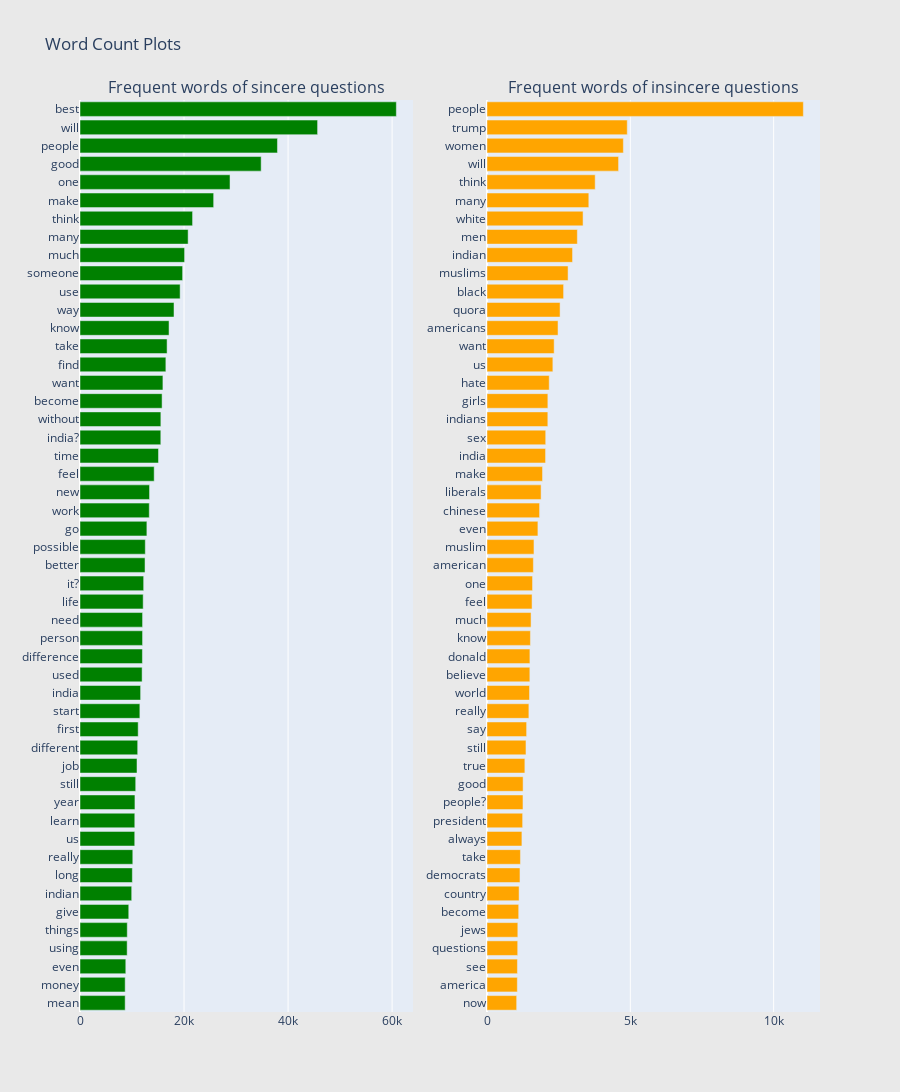

Notebook code cell kept with this figure:
### Markdown cell above
There seem to be a variety of words in there. <br>
Look at the most frequent words in each of the classes separately.

## **Word Frequency plot of sincere & insincere questions:**

### Code cell
%%time
from collections import defaultdict
import plotly.graph_objs as go
from plotly.subplots import make_subplots
import plotly.offline as py

train1_df = raw_train_df[raw_train_df["target"]==1]
train0_df = raw_train_df[raw_train_df["target"]==0]

## function for n-gram generation ##
def generate_ngrams(text, n_gram=1):
    token = [token for token in text.lower().split(" ") if token != "" if token not in STOPWORDS]
    ngrams = zip(*[token[i:] for i in range(n_gram)])
    return [" ".join(ngram) for ngram in ngrams]

## function for horizontal bar chart ##
def horizontal_bar_chart(df, color):
    trace = go.Bar(
        y=df["word"].values[::-1],
        x=df["wordcount"].values[::-1],
        showlegend=False,
        orientation = 'h',
        marker=dict(
            color=color,
        ),
    )
    return trace

## bar chart from sincere questions ##
freq_dict = defaultdict(int)
for sent in train0_df["question_text"]:
    for word in generate_ngrams(sent):
        freq_dict[word] += 1
fd_sorted = pd.DataFrame(sorted(freq_dict.items(), key=lambda x: x[1])[::-1])
fd_sorted.columns = ["word", "wordcount"]
trace0 = horizontal_bar_chart(fd_sorted.head(50), 'green')

## bar chart from insincere questions ##
freq_dict = defaultdict(int)
for sent in train1_df["question_text"]:
    for word in generate_ngrams(sent):
        freq_dict[word] += 1
fd_sorted = pd.DataFrame(sorted(freq_dict.items(), key=lambda x: x[1])[::-1])
fd_sorted.columns = ["word", "wordcount"]
trace1 = horizontal_bar_chart(fd_sorted.head(50), 'orange')

# Creating two subplots
fig = make_subplots(rows=1, cols=2, vertical_spacing=0.04,
                    subplot_titles=["Frequent words of sincere questions", 
                                    "Frequent words of insincere questions"])
fig.add_trace(trace0, 1, 1)
fig.add_trace(trace1, 1, 2)
fig['layout'].update(height=1200, width=900, paper_bgcolor='rgb(233,233,233)', title="Word Count Plots")
py.iplot(fig, filename='word-plots')

### Figure 1 — Plotly figure (JSON) as saved in the notebook; plotly's stock layout.template omitted (floating-point values rounded to 4 significant figures)
{"data": [{"marker": {"color": "green"}, "orientation": "h", "showlegend": false, "type": "bar", "x": [8684, 8686, 8803, 9067, 9087, 9373, 9938, 10063, 10148, 10524, 10533, 10562, 10709, 10958, 11090, 11184, 11507, 11653, 11940, 11998, 12026, 12028, 12146, 12238, 12501, 12552, 12857, 13319, 13368, 14260, 15089, 15536, 15545, 15781, 15941, 16508, 16743, 17118, 18073, 19250, 19728, 20108, 20788, 21641, 25696, 28840, 34827, 37960, 45675, 60816], "xaxis": "x", "y": ["mean", "money", "even", "using", "things", "give", "indian", "long", "really", "us", "learn", "year", "still", "job", "different", "first", "start", "india", "used", "difference", "person", "need", "life", "it?", "better", "possible", "go", "work", "new", "feel", "time", "india?", "without", "become", "want", "find", "take", "know", "way", "use", "someone", "much", "many", "think", "make", "one", "good", "people", "will", "best"], "yaxis": "y"}, {"marker": {"color": "orange"}, "orientation": "h", "showlegend": false, "type": "bar", "x": [1035, 1058, 1062, 1071, 1075, 1106, 1119, 1150, 1167, 1218, 1243, 1255, 1259, 1321, 1360, 1382, 1461, 1483, 1495, 1497, 1515, 1537, 1572, 1588, 1618, 1639, 1776, 1834, 1887, 1937, 2043, 2048, 2122, 2123, 2171, 2298, 2343, 2478, 2549, 2672, 2828, 2984, 3152, 3351, 3552, 3774, 4590, 4757, 4893, 11036], "xaxis": "x2", "y": ["now", "america", "see", "questions", "jews", "become", "country", "democrats", "take", "always", "president", "people?", "good", "true", "still", "say", "really", "world", "believe", "donald", "know", "much", "feel", "one", "american", "muslim", "even", "chinese", "liberals", "make", "india", "sex", "indians", "girls", "hate", "us", "want", "americans", "quora", "black", "muslims", "indian", "men", "white", "many", "think", "will", "women", "trump", "people"], "yaxis": "y2"}], "layout": {"annotations": [{"font": {"size": 16}, "showarrow": false, "text": "Frequent words of sincere questions", "x": 0.225, "xanchor": "center", "xref": "paper", "y": 1, "yanchor": "bottom", "yref": "paper"}, {"font": {"size": 16}, "showarrow": false, "text": "Frequent words of insincere questions", "x": 0.775, "xanchor": "center", "xref": "paper", "y": 1, "yanchor": "bottom", "yref": "paper"}], "height": 1200, "paper_bgcolor": "rgb(233,233,233)", "title": {"text": "Word Count Plots"}, "width": 900, "xaxis": {"anchor": "y", "domain": [0, 0.45]}, "xaxis2": {"anchor": "y2", "domain": [0.55, 1]}, "yaxis": {"anchor": "x", "domain": [0, 1]}, "yaxis2": {"anchor": "x2", "domain": [0, 1]}}}
